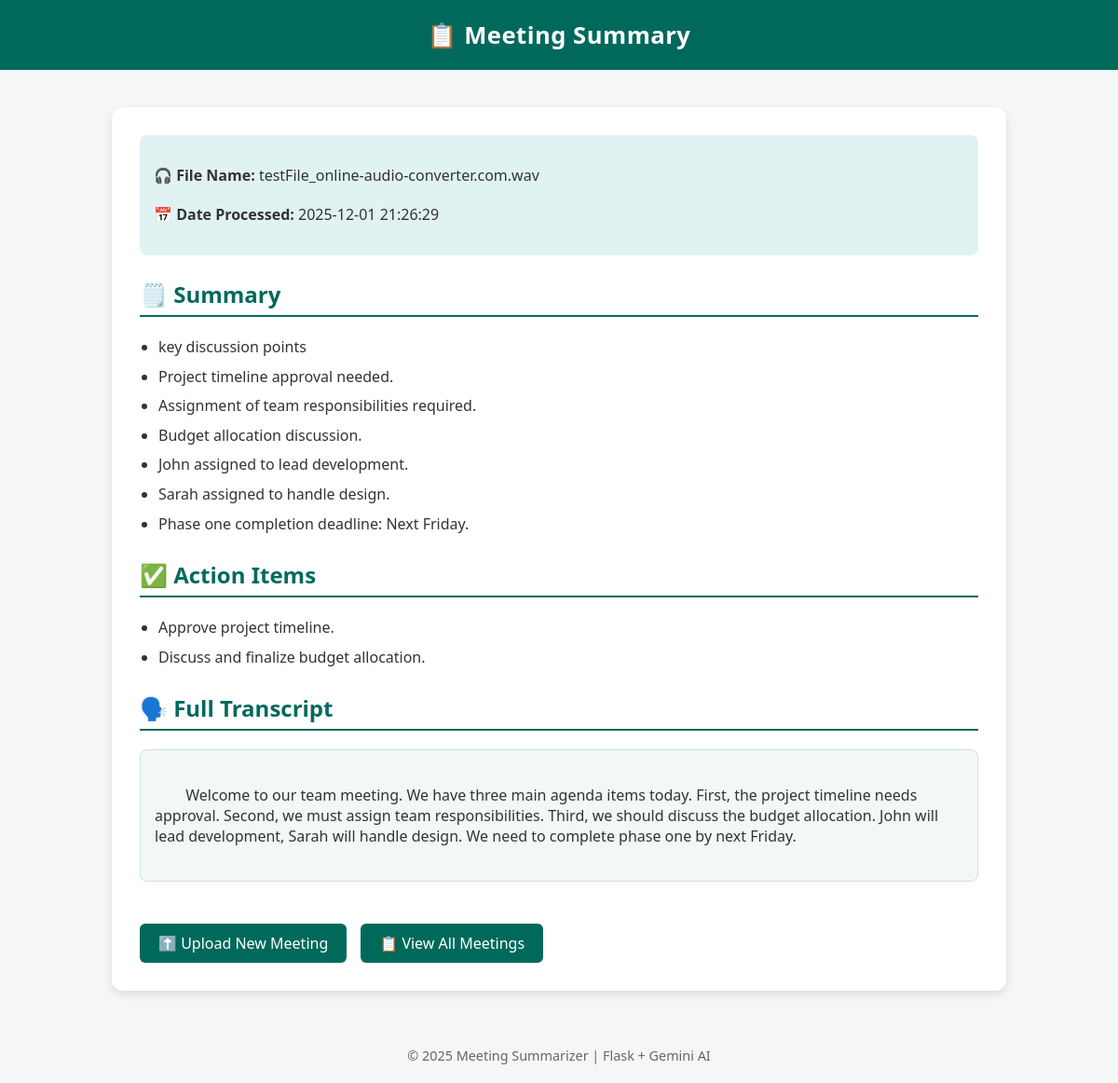
The page /api/v1/meetings/15 on the database its author committed.
### tables this page shows
CREATE TABLE meetings (
            id INTEGER PRIMARY KEY AUTOINCREMENT,
            filename TEXT,
            attendees TEXT,
            transcript TEXT,
            summary TEXT,
            people TEXT,
            action_items TEXT,
            created_at TEXT
        );

### backend/routes/meeting.py (the view)
@meetings_bp.route("/meetings/<int:meeting_id>")
def view_meeting(meeting_id):
    conn = sqlite3.connect(DB_PATH)
    cur = conn.cursor()
    cur.execute(
        "SELECT id, filename, transcript, summary, action_items, created_at FROM meetings WHERE id = ?",
        (meeting_id,),
    )
    row = cur.fetchone()
    conn.close()
    if not row:
        flash("Meeting not found")
        return redirect(url_for("home"))
    meeting = {
        "id": row[0],
        "filename": row[1],
        "transcript": row[2],
        "summary": row[3],
        "action_items": row[4],
        "created_at": row[5],
    }
    return render_template("meetings.html", meeting=meeting)

### frontend/templates/meetings.html (shortened to what this page needs)
<!DOCTYPE html>
<html lang="en">
<head>
</head>
<body>
  <header>📋 Meeting Summary</header>
  <div class="container">
    <div class="meta">
      <p><strong>🎧 File Name:</strong> {{ meeting.filename }}</p>
      <p><strong>📅 Date Processed:</strong> {{ meeting.created_at }}</p>
    </div>
    <div class="section">
      <h2>🗒️ Summary</h2>
      {% if meeting.summary %}
        <ul>
          {% for point in meeting.summary.split('*') if point.strip() %}
            <li>{{ point.strip() }}</li>
          {% endfor %}
        </ul>
      {% else %}
        <p>No summary generated.</p>
      {% endif %}
    </div>
    <div class="section">
      <h2>✅ Action Items</h2>
      {% if meeting.action_items %}
        <ul>
          {% for item in meeting.action_items.split('*') if item.strip() %}
            <li>{{ item.strip() }}</li>
          {% endfor %}
        </ul>
      {% else %}
        <p>No action items found.</p>
      {% endif %}
    </div>
    <div class="section">
      <h2>🗣️ Full Transcript</h2>
      <div class="transcript">
        {{ meeting.transcript if meeting.transcript else "Transcript unavailable." }}
      </div>
    </div>
    <div style="display: flex; gap: 15px; flex-wrap: wrap;">
      <a href="/" class="button">⬆️ Upload New Meeting</a>
      <a href="/meetings" class="button">📋 View All Meetings</a>
    </div>
  </div>
  <footer>
    © 2025 Meeting Summarizer | Flask + Gemini AI
  </footer>
</body>
</html>

### frontend/templates/meetings.html (style rules this page uses)
body { font-family: "Segoe UI", Arial, sans-serif; background-color: #f4f6f7; margin: 0; padding: 0; }
header { background-color: #00695c; color: white; padding: 20px; text-align: center; font-size: 1.6em; font-weight: bold; letter-spacing: 0.5px; }
.container { max-width: 900px; margin: 40px auto; background-color: white; padding: 30px; border-radius: 12px; box-shadow: 0 4px 10px rgba(0, 0, 0, 0.1); }
h2 { color: #00695c; border-bottom: 2px solid #00695c; padding-bottom: 6px; margin-top: 25px; }
ul { padding-left: 20px; margin: 10px 0; color: #333; line-height: 1.6; }
li { margin-bottom: 6px; }
p { line-height: 1.6; font-size: 1rem; color: #333; }
.section { margin-bottom: 25px; }
.meta { background: #e0f2f1; padding: 15px; border-radius: 8px; font-size: 0.95em; color: #004d40; margin-bottom: 25px; }
a.button { display: inline-block; background-color: #00695c; color: white; text-decoration: none; padding: 10px 20px; border-radius: 6px; margin-top: 20px; transition: 0.3s; font-weight: 500; }
.transcript { background-color: #f1f8f6; padding: 15px; border-radius: 8px; white-space: pre-wrap; color: #333; border: 1px solid #cce3df; }
footer { text-align: center; color: #666; font-size: 0.9em; padding: 20px; margin-top: 40px; }

### rows shown on the page
meetings: filename "testFile_online-audio-converter.com.wav", created_at "2025-12-01 21:26:29", transcript "Welcome to our team meeting. We have three main agenda items today. First, the project timeline needs approval. Second, we must assign team responsibilities. Third, we should discuss the budget allocation. John will lead development, Sarah will handle design. We need to complete phase one by next Friday."

### other values the page prints
{{ point.strip() }} "key discussion points" "Project timeline approval needed." "Assignment of team responsibilities required." "Budget allocation discussion." "John assigned to lead development." "Sarah assigned to handle design." "Phase one completion deadline: Next Friday."
{{ item.strip() }} "Approve project timeline." "Discuss and finalize budget allocation."
